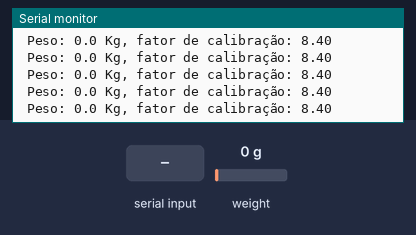
The sketch below on a simulated Arduino Uno, built with avr-gcc and run on an emulated ATmega328P. Parts: the last lines printed to the serial monitor. Inputs (shaded band) come from the test bench; at power-on: weight on the scale 0 g.

Above: at 2.2 s.
2.3 s: weight on the scale set to 100 g
At 2.36 s:
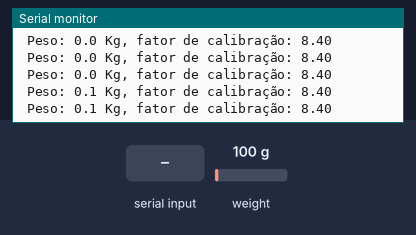
5.3 s: "+" received over Serial
At 5.39 s:
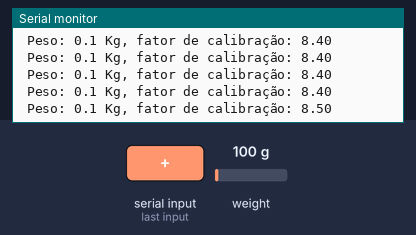
8.3 s: "a" received over Serial
At 8.42 s:
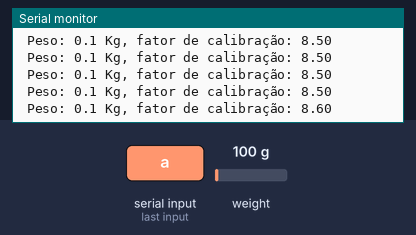
9.8 s: weight on the scale set to 1250 g
At 9.84 s:
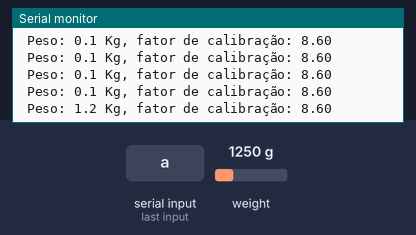
Timing chart, 0 to 12.3 s (numbered marks = the images above; inputs shaded):
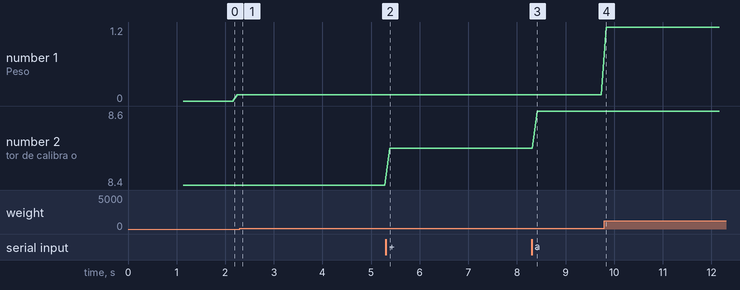

The sketch:

HX711.ino
```cpp
#include "HX711.h"
HX711 scale(2,14); // pins de comuncação NODEMCU com HX711
float calibration_factor = 8.4;
float units;

void setup(){
  Serial.begin(9600);
  scale.set_scale();
  //scale.tare(); //reset the scale to 0
   long zero_factor =scale.read_average();
  Serial.print("Fator zero:");
  Serial.print(zero_factor);

}

void loop(){

  scale.set_scale(calibration_factor);
  Serial.print(" Peso: ");
  units = scale.get_units()/1000;
  //otimização da entrega de dados ao utilizador
  //valores negativos de peso são invalidos e valores superiores a 200 são considerados 200
  if (units <0){
    units = 0.00;
  }
  else if (units >200){
    units=200;
  }

  Serial.print(units, 1);
  Serial.print(" Kg");

  Serial.print(", fator de calibração: ");
  Serial.print(calibration_factor);
  Serial.println();
    if(Serial.available())
  {
    char temp = Serial.read();
    if(temp == '+' || temp == 'a')
      calibration_factor += 0.1;
    else if(temp == '-' || temp == 'z')
      calibration_factor -= 0.1;
      else if (temp =='r')
      scale.tare();

  }
}
```

Measured:
- after the input at 2.3 s, the serial monitor: prints a new line after 0.05 s (image 1)
- after the input at 5.3 s, the serial monitor: prints a new line after 0.08 s (image 2)
- after the input at 8.3 s, the serial monitor: prints a new line after 0.12 s (image 3)
- after the input at 9.8 s, the serial monitor: prints a new line at once (image 4)
- plotted number 1: 0.1 → 1.2 after the input at 9.8 s
- plotted number 2: 8.4 → 8.5 after the input at 5.3 s, 8.5 → 8.6 after the input at 8.3 s
